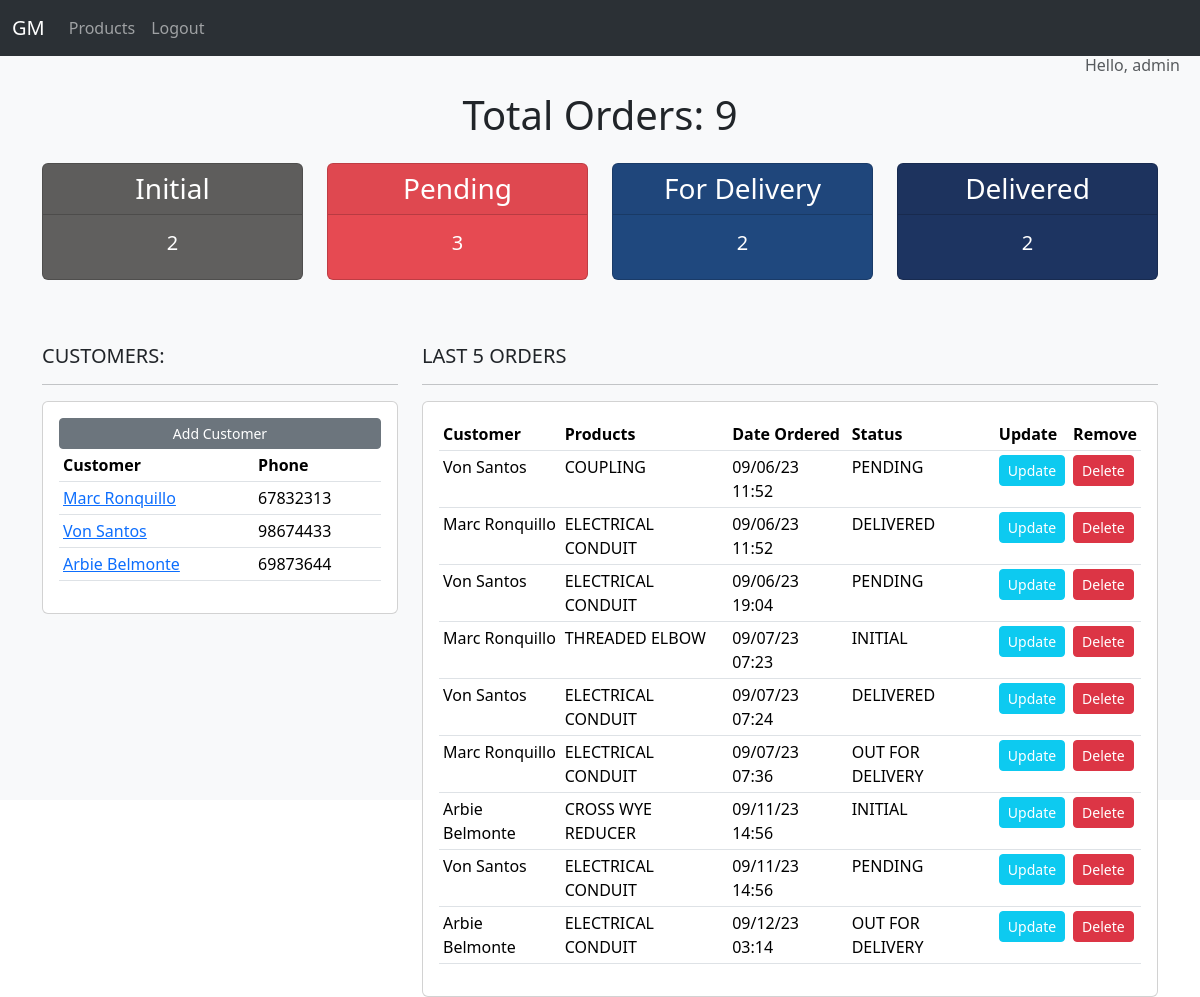
The app's page / (signed in) with its own data.
### el/models.py (models this page shows, shortened)
class Customer(models.Model):
    created_at = models.DateTimeField(auto_now_add=True)
    last_modified = models.DateTimeField(auto_now=True)
    first_name = models.CharField(max_length=50)
    last_name = models.CharField(max_length=50)
    email = models.EmailField()
    phone = models.CharField(max_length=20)
    company_name = models.CharField(max_length=50)
    address = models.CharField(max_length=100)
    city = models.CharField(max_length=50)
    def __str__(self):
        return f'{self.first_name} {self.last_name}'

class Order(models.Model):
    STATUS = (
        ('INITIAL', 'INITIAL'),
        ('PENDING', 'PENDING'),
        ('OUT FOR DELIVERY','OUT FOR DELIVERY'),
        ('DELIVERED','DELIVERED'),
    )
    customer = models.ForeignKey(Customer, on_delete= models.SET_NULL, null=True)
    product = models.ForeignKey(Product, on_delete= models.SET_NULL, null=True)
    status = models.CharField(max_length=50, choices=STATUS, default='INITIAL')
    qty = models.PositiveSmallIntegerField(default=1)
    created_at = models.DateTimeField(auto_now_add=True, null=True)
    last_modified = models.DateTimeField(auto_now=True, null=True)

class Product(models.Model):
    PURPOSE = (
        ('ELECTRICAL RED/ORANGE', 'ELECTRICAL RED/ORANGE'),
        ('POTABLE WATER - BLUE', 'POTABLE WATER - BLUE'),
        ('SANITARY ORANGE/BROWN', 'SANITARY ORANGE/BROWN'),
    )
    kind = models.CharField(max_length=50, default='PVC')
    purpose = models.CharField(max_length=50, choices=PURPOSE)
    description = models.CharField(max_length=50)
    size_in = models.CharField(max_length=50)
    size_mm = models.CharField(max_length=50)
    brand = models.CharField(max_length=50)
    created_at = models.DateTimeField(auto_now_add=True, null=True)
    last_modified = models.DateTimeField(auto_now=True, null=True)

### el/decorators.py (the view)
        def wrapper_func(request, *args, **kwargs):
            group = None
            if request.user.groups.exists():
                group = request.user.groups.all()[0].name
            if group in allowed_roles:
                return view_func(request, *args, **kwargs)
            else:
                return HttpResponse('You are now authorized to view this page')

### el/views.py (called while the page is built)
@login_required(login_url='el-login')
@allowed_user(allowed_roles=['admin'])
def home(request):
    customers = Customer.objects.all()
    orders = Order.objects.all()
    initial = orders.filter(status='INITIAL').count()
    pending = orders.filter(status='PENDING').count()
    ofd = orders.filter(status='OUT FOR DELIVERY').count()
    delivered = orders.filter(status='DELIVERED').count()
    total_orders = orders.count()
    context = {'customers': customers,
               'orders': orders,
               'initial': initial,
               'pending': pending,
               'ofd': ofd,
               'delivered': delivered,
               'total_orders': total_orders,
               }
    return render(request, 'el/home.html', context)

### el/templates/el/home.html (shortened to what this page needs)
{% extends 'el/base.html' %}
{% block content%}
{% include 'el/status.html' %}
<div class="container mt-3">
  <div class="row pt-5">
    <div class="col-md-4">
      <h5>CUSTOMERS:</h5>
      <hr />
      <div class="card card-body">
        <a href="{% url 'el-create_customer' %}" class="btn btn-secondary btn-sm">Add Customer</a>
        <table class="table table-sm">
          <tr>
            <th>Customer</th>
            <th>Phone</th>
          </tr>
          {% for customer in customers %}
          <tr>
            <td><a href="{% url 'el-customer' customer.id %}">{{ customer }}</a></td>
            <td>{{ customer.phone}}</td>
          </tr>
          {% endfor %}
        </table>
      </div>
    </div>
    <div class="col-md-8">
      <h5>LAST 5 ORDERS</h5>
      <hr />
      <div class="card card-body">
        <table class="table table-sm">
          <tr>
            <th>Customer</th>
            <th>Products</th>
            <th class="text-truncate">Date Ordered</th>
            <th>Status</th>
            <th>Update</th>
            <th>Remove</th>
          </tr>
          {% for order in orders %}
          <tr>
            <td>{{ order.customer}}</td>
            <td>{{ order.product.description}}</td>
            <td>{{ order.created_at|date:"m/d/y H:i"}}</td>
            <td>{{ order.status}}</td>
            <td><a class="btn btn-info btn-sm text-white" href="{% url 'el-update_order' order.id %}">Update</a></td>
            <td><a class="btn btn-danger btn-sm" href="{% url 'el-delete_order' order.id %}">Delete</a></td>
          </tr>
          {% endfor %}
        </table>
      </div>
    </div>
  </div>
</div>
{% endblock content %}

### el/templates/el/base.html (shortened to what this page needs)
{% load static %}
<!DOCTYPE html>
<html lang="en">
  <head>
    <link href="https://cdn.jsdelivr.net/npm/bootstrap@5.3.1/dist/css/bootstrap.min.css" rel="stylesheet">
    <link rel="stylesheet" href="{% static 'el/main.css' %}">
  </head>
  <body>
    <main class="vh-100 bg-light">
      {% include 'el/navbar.html' %}
      <div class="container-fluid">
        {% if user.is_authenticated %}
        <div class="row justify-content-end text-muted h6 me-2">
          Hello, {{user}}
        </div>
        {% endif %}
      {% block content%}
      {% endblock content%}
  </body>
</html>

### el/templates/el/navbar.html (shortened to what this page needs)
{% load static %}
<nav class="navbar navbar-expand-md bg-body-tertiary sticky-top" data-bs-theme="dark">
  <div class="container-fluid">
    <a class="navbar-brand" href="#">GM</a>
    {% if user.is_authenticated %}
    <div class="collapse navbar-collapse w-100" id="navbarNavAltMarkup">
      <div class="navbar-nav">
        <a class="nav-link" href="{% url 'el-products' %}">Products</a>
        <a class="nav-link" href="{% url 'el-logout' %}">Logout</a>
      </div>
      {% endif %}
    </div>
  </div>
</nav>

### el/templates/el/status.html
{% load static %}
<div class="container text-center mt-3">
  <div class="row m-3">
    <div class="col">
      <h1>Total Orders: {{ total_orders }}</h1>
    </div>
  </div>
  <div class="row">
    <div class="col">
        <div class="card text-center text-white" id="card-initial">
            <div class="card-header h3">Initial</div>
            <div class="card-body">
              <h5 class="card-title">{{ initial }}</h5>
            </div>
          </div>
    </div>
    <div class="col">
        <div class="card text-center text-white" id="card-pending">
            <div class="card-header h3">Pending</div>
            <div class="card-body">
              <h5 class="card-title">{{ pending }}</h5>
            </div>
          </div>
    </div>
    <div class="col">
        <div class="card text-center text-white" id="card-ofd">
            <div class="card-header h3 text-nowrap">For Delivery</div>
            <div class="card-body">
              <h5 class="card-title">{{ ofd }}</h5>
            </div>
          </div>
    </div>
    <div class="col">
      <div class="card text-center text-white" id="card-delivered">
          <div class="card-header h3">Delivered</div>
          <div class="card-body">
            <h5 class="card-title">{{ delivered }}</h5>
          </div>
        </div>
  </div>
  </div>
</div>

### el/static/el/main.css (style rules this page uses)
#card-initial { background-color: #605F5E; }
#card-pending { background-color: #e64a52; }
#card-ofd { background-color: #1F487E; }
#card-delivered { background-color: #1D3461; }

### records on screen
Customer: first_name+last_name "Marc Ronquillo", phone "67832313"
Customer: first_name+last_name "Von Santos", phone "98674433"
Customer: first_name+last_name "Arbie Belmonte", phone "69873644"
Order: customer "Von Santos", product.description "COUPLING", created_at "09/06/23 11:52", status "PENDING"
Order: customer "Marc Ronquillo", product.description "ELECTRICAL CONDUIT", created_at "09/06/23 11:52", status "DELIVERED"
Order: customer "Von Santos", product.description "ELECTRICAL CONDUIT", created_at "09/06/23 19:04", status "PENDING"
Order: customer "Marc Ronquillo", product.description "THREADED ELBOW", created_at "09/07/23 07:23", status "INITIAL"
Order: customer "Von Santos", product.description "ELECTRICAL CONDUIT", created_at "09/07/23 07:24", status "DELIVERED"
Order: customer "Marc Ronquillo", product.description "ELECTRICAL CONDUIT", created_at "09/07/23 07:36", status "OUT FOR DELIVERY"
Order: customer "Arbie Belmonte", product.description "CROSS WYE REDUCER", created_at "09/11/23 14:56", status "INITIAL"
Order: customer "Von Santos", product.description "ELECTRICAL CONDUIT", created_at "09/11/23 14:56", status "PENDING"
Order: customer "Arbie Belmonte", product.description "ELECTRICAL CONDUIT", created_at "09/12/23 03:14", status "OUT FOR DELIVERY"

### other values on screen
{{ user }} "admin"
{{ total_orders }} "9"
{{ initial }} "2"
{{ pending }} "3"
{{ ofd }} "2"
{{ delivered }} "2"
